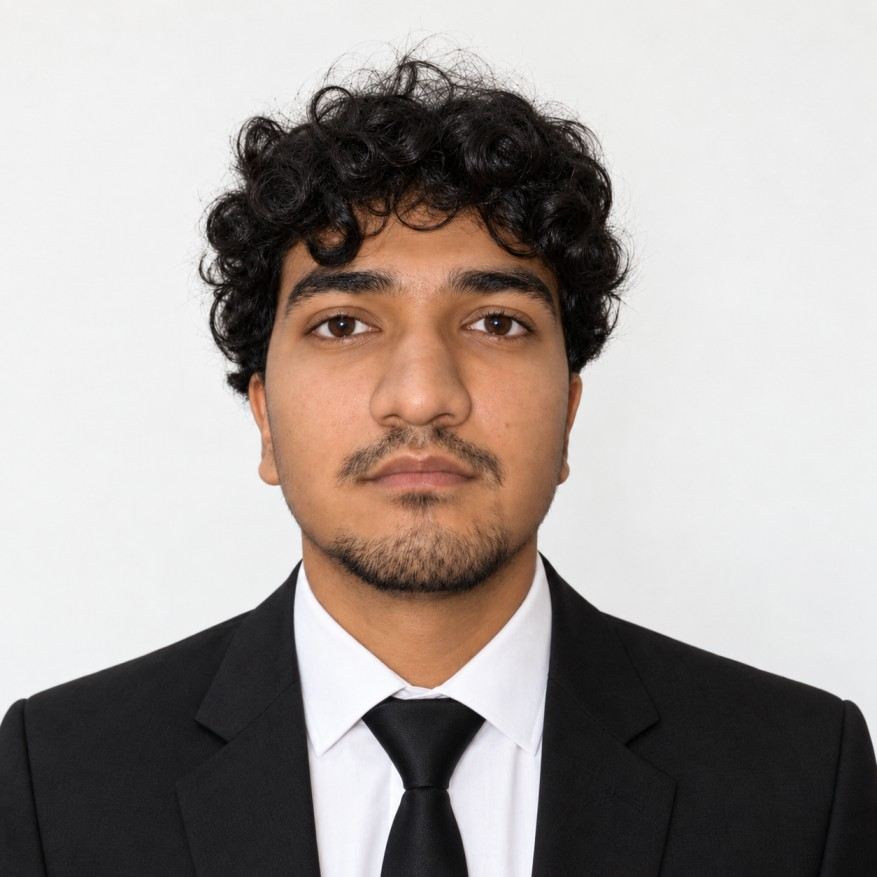
#> input picture assets/sahil.jpg, 877 x 877 px, found by its file name
$ python generate.py
#> lines starting #> are read from the running program, lines starting #| are printed output that depends on the picture; after the words box and inside, x2 and y2 are one past the last pixel; in counts of white or black regions, pixels touching at a corner belong together
#!/usr/bin/env python3
"""Generate the animated GitHub profile banners for Sahil Belchada,
faithfully matching the https://github.com/emmi-lili visual map architecture.
"""

from __future__ import annotations

import html
import math
from pathlib import Path
from collections import deque

import numpy as np
from PIL import Image, ImageDraw, ImageEnhance, ImageFilter, ImageOps
from scipy.optimize import linear_sum_assignment
from scipy.spatial.distance import cdist

ROOT = Path(r"C:\Users\Sahil Belchada\.gemini\antigravity-cli\brain\efca0422-ce71-4d42-abbd-9fd898372e2c\scratch\bsahil979")
SOURCE = Path(r"C:\Users\Sahil Belchada\Desktop\portfolio\assets\sahil.jpg")
ASSETS = ROOT / "assets"
LOGOS = ROOT / "scripts/banner/logos"
DATA = ROOT / "scripts/banner/data"

W, H = 1180, 610
LOOP_SECONDS = 14.2
INTRO_SECONDS = 3.2
TRAVELLER_COUNT = 900
SEED = 314159

ROWS = [
    ("Subject", "Sahil Belchada"),
    ("Role", "Software Engineer · Systems & AI"),
    ("Origin", "Mumbai, India"),
    ("Education", "B.Tech Computer Engineering (2027)"),
    ("Status", "Building + Learning + Shipping"),
    ("ToolChain", "VS Code · Git · Docker · Linux"),
    ("Core.Lang", "Python · Java · TypeScript · C++"),
    ("Core.Backend", "FastAPI · Spring Boot · Node.js"),
    ("Core.Streaming", "Kafka · Redis Streams · WebSockets"),
    ("Core.AI / Agents", "PyTorch · LangChain · RAG · pgvector"),
    ("Core.Database", "PostgreSQL · MongoDB · Redis"),
    ("Core.Infra", "AWS (EC2, S3) · Docker · CI/CD"),
    ("Grid.LinkedIn", "/in/sahil-belchada"),
    ("Grid.GitHub", "bsahil979"),
    ("Grid.Portfolio", "sahilbelchada.dev"),
]

THEMES = {
    "dark": {
        "bg": "#0A101F",
        "panel": "#0D1628",
        "panel2": "#101B30",
        "line": "#25344C",
        "muted": "#8291A8",
        "text": "#DDE7F5",
        "portrait": "#AA9BEF",
        "chrome": "#22D3EE",
        "accent": "#10B981",
        "shadow": "#02050B",
    },
    "light": {
        "bg": "#F6F8FA",
        "panel": "#FFFFFF",
        "panel2": "#EDF3F7",
        "line": "#CBD7E1",
        "muted": "#64748B",
        "text": "#172033",
        "portrait": "#4A3D7A",
        "chrome": "#0891B2",
        "accent": "#10B981",
        "shadow": "#AAB7C4",
    },
}


def make_logos() -> dict[str, Image.Image]:
    """Create clean 400px black-on-transparent silhouette sources."""
    LOGOS.mkdir(parents=True, exist_ok=True)
    size = 400
    logos: dict[str, Image.Image] = {}

    # 1. Distributed Systems Gear (represents high-throughput streaming & backend systems)
    gear = Image.new("RGBA", (size, size), (0, 0, 0, 0))
    d = ImageDraw.Draw(gear)
    center = np.array([200.0, 200.0])
    outer: list[tuple[float, float]] = []
    for tooth in range(12):
        base = tooth * math.tau / 12
        for offset, radius in [
            (-0.42, 150), (-0.30, 178), (0.30, 178), (0.42, 150)
        ]:
            a = base + offset * math.tau / 12
            outer.append(tuple(center + radius * np.array([math.cos(a), math.sin(a)])))
    d.polygon(outer, fill="black")
    d.ellipse((70, 70, 330, 330), fill="black")
    d.ellipse((128, 128, 272, 272), fill=(0, 0, 0, 0))
    d.ellipse((174, 174, 226, 226), fill="black")
    logos["systems"] = gear

    # 2. </> Code mark built from broad, rounded strokes
    code = Image.new("RGBA", (size, size), (0, 0, 0, 0))
    d = ImageDraw.Draw(code)
    stroke = 42
    d.line([(154, 95), (66, 200), (154, 305)], fill="black", width=stroke, joint="curve")
    d.line([(246, 95), (334, 200), (246, 305)], fill="black", width=stroke, joint="curve")
    d.line([(225, 72), (174, 328)], fill="black", width=stroke)
    logos["code"] = code

    # 3. AI Neural Network / Star Mark (representing AI agents & ML pipelines)
    ai_star = Image.new("RGBA", (size, size), (0, 0, 0, 0))
    d = ImageDraw.Draw(ai_star)
    star: list[tuple[float, float]] = []
    for i in range(16):
        a = -math.pi / 2 + i * math.pi / 8
        radius = 137 if i % 4 == 0 else (45 if i % 2 == 0 else 25)
        star.append((200 + math.cos(a) * radius, 200 + math.sin(a) * radius))
    d.polygon(star, fill="black")
    nodes = [(82, 112), (322, 106), (326, 300), (88, 316)]
    for a, b in zip(nodes, nodes[1:] + nodes[:1]):
        d.line([a, b], fill="black", width=12)
    for x, y in nodes:
        d.ellipse((x - 19, y - 19, x + 19, y + 19), fill="black")
    logos["ai"] = ai_star

    for name, image in logos.items():
        image.save(LOGOS / f"{name}.png", optimize=True)
    return logos


def floyd_steinberg(gray: np.ndarray) -> np.ndarray:
    """Serpentine 1-bit Floyd-Steinberg diffusion; True means a lit pixel."""
    work = gray.astype(np.float32) / 255.0
    out = np.zeros_like(work, dtype=bool)
    height, width = work.shape
    for y in range(height):
        left_to_right = y % 2 == 0
        xs = range(width) if left_to_right else range(width - 1, -1, -1)
        direction = 1 if left_to_right else -1
        for x in xs:
            old = work[y, x]
            new = 1.0 if old >= 0.5 else 0.0
            out[y, x] = bool(new)
            err = old - new
            nx = x + direction
            if 0 <= nx < width:
                work[y, nx] += err * 7 / 16
            if y + 1 < height:
                if 0 <= x - direction < width:
                    work[y + 1, x - direction] += err * 3 / 16
                work[y + 1, x] += err * 5 / 16
                if 0 <= nx < width:
                    work[y + 1, nx] += err * 1 / 16
    return out


def segment_subject(rgb_im: Image.Image) -> np.ndarray:
    """Flood-fill segmentation to cleanly isolate subject from off-white studio background."""
    w, h = rgb_im.size
    rgb_arr = np.asarray(rgb_im, dtype=np.float32)
    gray = np.mean(rgb_arr, axis=2)
    visited = np.zeros((h, w), dtype=bool)
    is_bg = np.zeros((h, w), dtype=bool)
    q = deque([(0, 0), (0, w - 1), (5, 0), (5, w - 1)])
    for y, x in q:
        visited[y, x] = True

    while q:
        cy, cx = q.popleft()
        if gray[cy, cx] > 200 and abs(rgb_arr[cy, cx, 0] - rgb_arr[cy, cx, 2]) < 25:
            is_bg[cy, cx] = True
            for dy, dx in [(-1, 0), (1, 0), (0, -1), (0, 1)]:
                ny, nx = cy + dy, cx + dx
                if 0 <= ny < h and 0 <= nx < w and not visited[ny, nx]:
                    visited[ny, nx] = True
                    q.append((ny, nx))
    return ~is_bg


def portrait_points(theme: str, rng: np.random.Generator) -> np.ndarray:
    """Return sampled x/y banner coordinates from a 300x340 dither grid with razor-sharp facial clarity."""
    source = Image.open(SOURCE).convert("RGB")
    w, h = source.size
    crop_w = 620
    crop_h = int(crop_w * 340 / 300)
    left = (w - crop_w) // 2
    top = 45
    crop = source.crop((left, top, left + crop_w, top + crop_h)).resize((300, 340), Image.Resampling.LANCZOS)

    subject_mask = segment_subject(crop)

    if theme == "dark":
        gray_im = ImageOps.grayscale(crop)
        gray_float = np.asarray(gray_im, dtype=np.float32) / 255.0
        # Gamma adjustment: 0.75 lifts skin midtones into bright dither dots while dark eyes, pupils, eyebrows, beard remain cleanly dark
        adjusted = np.power(gray_float, 0.75) * 255.0
        adj_im = Image.fromarray(np.uint8(np.clip(adjusted, 0, 255)), "L")

        # Unsharp mask for crisp eye, pupil, and contour definition
        sharp = adj_im.filter(ImageFilter.UnsharpMask(radius=2.8, percent=240, threshold=1))

        # Contrast punch for 1-bit definition
        prepared = ImageEnhance.Contrast(sharp).enhance(1.6)
        bits = floyd_steinberg(np.asarray(prepared))
        active = bits & subject_mask
    else:
        # Light mode: subject on white background
        white_bg = Image.new("RGB", crop.size, (255, 255, 255))
        crop_rgba = crop.convert("RGBA")
        crop_rgba.putalpha(Image.fromarray((subject_mask * 255).astype(np.uint8)))
        white_bg.paste(crop_rgba, (0, 0), crop_rgba)
        gray_light = ImageOps.grayscale(white_bg)
        gray_light = gray_light.filter(ImageFilter.UnsharpMask(radius=2.5, percent=220, threshold=1))
        prepared = ImageEnhance.Contrast(gray_light).enhance(1.4)

        bits = floyd_steinberg(np.asarray(prepared))
        active = (~bits) & subject_mask

    ys, xs = np.where(active)
    if len(xs) == 0:
        return np.zeros((0, 2), dtype=np.float32)
    # The VISUAL.MAP inner window in 1180x610 banner is offset at x=74, y=154
    points = np.column_stack((74 + xs, 154 + ys)).astype(np.float32)
    return points


def sample_logo_points(
    image: Image.Image, rng: np.random.Generator, count: int
) -> np.ndarray:
    """Sample a silhouette into the portrait frame's visual coordinate space."""
    alpha = np.asarray(image.getchannel("A"))
    ys, xs = np.where(alpha > 127)
    chosen = rng.choice(len(xs), count, replace=len(xs) < count)
    # Logo occupies a centered 270x270 square inside VISUAL.MAP.
    return np.column_stack((89 + xs[chosen] * 0.675, 188 + ys[chosen] * 0.675)).astype(
        np.float32
    )


def transport(source: np.ndarray, target: np.ndarray) -> np.ndarray:
    """Order target points by minimum-cost assignment from source points."""
    rows, cols = linear_sum_assignment(cdist(source, target, metric="sqeuclidean"))
    ordered = np.empty_like(target)
    ordered[rows] = target[cols]
    return ordered


def num(value: float) -> str:
    return f"{value:.1f}".rstrip("0").rstrip(".")


def point_path(points: np.ndarray) -> str:
    """Aggregate adjacent horizontal one-pixel dots into compact SVG path runs."""
    if not len(points):
        return ""
    integer = np.rint(points).astype(int)
    unique = sorted({(int(x), int(y)) for x, y in integer}, key=lambda p: (p[1], p[0]))
    chunks: list[str] = []
    i = 0
    while i < len(unique):
        x0, y = unique[i]
        x1 = x0
        i += 1
        while i < len(unique) and unique[i][1] == y and unique[i][0] <= x1 + 1:
            x1 = unique[i][0]
            i += 1
        chunks.append(f"M{x0} {y}h{x1 - x0 + 1}")
    return "".join(chunks)


def dotted_leader(x1: float, x2: float, y: float) -> str:
    if x2 <= x1:
        return ""
    return "".join(f"M{x} {num(y)}h1" for x in np.arange(x1, x2, 5.0))


def text_width(text: str, font_size: float) -> float:
    """Stable monospace width used both for textLength and leader placement."""
    return len(text) * font_size * 0.605


def animate_values(points: list[np.ndarray], index: int) -> str:
    return ";".join(f"{num(p[index, 0])} {num(p[index, 1])}" for p in points)


def render_svg(
    theme_name: str,
    portrait: np.ndarray,
    logo_points: dict[str, np.ndarray],
    rng: np.random.Generator,
) -> str:
    t = THEMES[theme_name]
    n = min(TRAVELLER_COUNT, len(portrait))
    source = portrait[rng.choice(len(portrait), n, replace=False)]
    systems = transport(source, logo_points["systems"][:n])
    code = transport(systems, logo_points["code"][:n])
    ai_star = transport(code, logo_points["ai"][:n])

    times = [0, 3.0, 4.3, 6.3, 7.6, 9.6, 10.9, 12.9, 14.2]
    key_times = ";".join(num(v / LOOP_SECONDS) for v in times)
    frames = [source, source, systems, systems, code, code, ai_star, ai_star, source]
    opacity_values = "0;0;1;1;1;1;1;1;0"

    parts: list[str] = [
        '<svg xmlns="http://www.w3.org/2000/svg" '
        f'width="{W}" height="{H}" viewBox="0 0 {W} {H}" role="img" '
        'aria-labelledby="title desc">',
        "<title id=\"title\">Sahil Belchada's live system profile</title>",
        '<desc id="desc">Animated terminal profile with a dithered portrait and '
        "systems, code, and AI silhouettes.</desc>",
        "<defs>",
        '<filter id="shadow" x="-20%" y="-20%" width="140%" height="150%">'
        f'<feDropShadow dx="0" dy="12" stdDeviation="16" flood-color="{t["shadow"]}" '
        'flood-opacity=".28"/></filter>',
        '<filter id="glow" x="-100%" y="-100%" width="300%" height="300%">'
        f'<feGaussianBlur stdDeviation="3" result="b"/><feFlood flood-color="{t["chrome"]}" '
        'flood-opacity=".35"/><feComposite in2="b" operator="in"/>'
        '<feMerge><feMergeNode/><feMergeNode in="SourceGraphic"/></feMerge></filter>',
        '<clipPath id="visualClip"><rect x="49" y="124" width="390" height="414" rx="3"/></clipPath>',
        "</defs>",
        f'<rect width="{W}" height="{H}" rx="18" fill="{t["bg"]}"/>',
        f'<rect x="13" y="13" width="1154" height="584" rx="13" fill="{t["panel"]}" '
        f'stroke="{t["line"]}" filter="url(#shadow)"/>',
        f'<path d="M13 62H1167" stroke="{t["line"]}"/>',
        '<circle cx="38" cy="38" r="6" fill="#FF5F57"/>',
        '<circle cx="59" cy="38" r="6" fill="#FEBC2E"/>',
        '<circle cx="80" cy="38" r="6" fill="#28C840"/>',
        f'<text x="590" y="43" text-anchor="middle" fill="{t["muted"]}" '
        'font-family="ui-monospace,SFMono-Regular,Consolas,monospace" font-size="13" '
        'letter-spacing=".4">profile.sh --live</text>',
        # Left visual frame
        f'<rect x="35" y="88" width="418" height="472" rx="6" fill="{t["panel2"]}" '
        f'stroke="{t["line"]}"/>',
        f'<path d="M35 124H453" stroke="{t["line"]}"/>',
        f'<text x="49" y="111" fill="{t["chrome"]}" '
        'font-family="ui-monospace,SFMono-Regular,Consolas,monospace" font-size="13" '
        'font-weight="700" letter-spacing="1.2">VISUAL.MAP</text>',
        f'<text x="438" y="111" text-anchor="end" fill="{t["muted"]}" '
        'font-family="ui-monospace,SFMono-Regular,Consolas,monospace" font-size="11">300×340 / 1-BIT</text>',
        f'<path d="M49 141h12M49 141v12M439 141h-12M439 141v12M49 539h12M49 539v-12'
        f'M439 539h-12M439 539v-12" fill="none" stroke="{t["chrome"]}" opacity=".55"/>',
        '<g clip-path="url(#visualClip)" shape-rendering="crispEdges">',
        '<g opacity="1">',
    ]

    # Dense portrait drift: 94 independently noisy bands moving toward Systems centroid
    systems_centroid = systems.mean(axis=0)
    band_ids = rng.integers(0, 94, size=len(portrait))
    noise = rng.normal(0, 4, size=(94, 2))
    for band in range(94):
        pts = portrait[band_ids == band]
        if not len(pts):
            continue
        centroid = pts.mean(axis=0)
        delta = (systems_centroid - centroid) * 0.18 + noise[band]
        d = point_path(pts)
        parts.append(
            f'<path d="{d}" fill="none" stroke="{t["portrait"]}" stroke-width="1" '
            'opacity=".94">'
            f'<animateTransform attributeName="transform" type="translate" begin="{INTRO_SECONDS}s" '
            f'dur="{LOOP_SECONDS}s" repeatCount="indefinite" calcMode="linear" '
            f'keyTimes="{key_times}" values="0 0;0 0;{num(delta[0])} {num(delta[1])};'
            f'{num(delta[0])} {num(delta[1])};0 0;0 0;0 0;0 0;0 0"/>'
            f'<animate attributeName="opacity" begin="{INTRO_SECONDS}s" dur="{LOOP_SECONDS}s" '
            f'repeatCount="indefinite" keyTimes="{key_times}" '
            'values=".94;.94;0;0;0;0;0;0;.94"/></path>'
        )

    # Optimal-transport travellers
    for i in range(n):
        positions = animate_values(frames, i)
        parts.append(
            f'<path d="M-.65-.65h1.3v1.3h-1.3z" fill="{t["portrait"]}">'
            f'<animateTransform attributeName="transform" type="translate" begin="{INTRO_SECONDS}s" '
            f'dur="{LOOP_SECONDS}s" repeatCount="indefinite" calcMode="linear" '
            f'keyTimes="{key_times}" values="{positions}"/>'
            f'<animate attributeName="opacity" begin="{INTRO_SECONDS}s" dur="{LOOP_SECONDS}s" '
            f'repeatCount="indefinite" calcMode="linear" keyTimes="{key_times}" '
            f'values="{opacity_values}"/></path>'
        )
    parts.append("</g>")

    # One-shot scattered intro: sixty random, interleaved point groups
    intro_ids = rng.integers(0, 60, size=len(portrait))
    order = rng.permutation(60)
    starts = np.empty(60)
    starts[order] = np.linspace(0.05, 1.2, 60)
    for group in range(60):
        pts = portrait[intro_ids == group]
        if not len(pts):
            continue
        parts.append(
            f'<path d="{point_path(pts)}" fill="none" stroke="{t["portrait"]}" '
            'stroke-width="1" opacity="0">'
            f'<animate attributeName="opacity" begin="{num(starts[group])}s" dur=".8s" '
            'values="0;1" fill="freeze"/>'
            '<animate attributeName="opacity" begin="3.08s" dur=".12s" values="1;0" fill="freeze"/>'
            "</path>"
        )
    parts.extend(
        [
            "</g>",
            # Small frame telemetry
            f'<text x="58" y="551" fill="{t["muted"]}" '
            'font-family="ui-monospace,SFMono-Regular,Consolas,monospace" font-size="10">'
            f'PTS {len(portrait):05d} · FS/SERPENTINE</text>',
            # Right information panel
            f'<rect x="474" y="88" width="672" height="472" rx="6" fill="{t["panel2"]}" '
            f'stroke="{t["line"]}"/>',
            f'<path d="M474 124H1146" stroke="{t["line"]}"/>',
            f'<text x="490" y="111" fill="{t["chrome"]}" '
            'font-family="ui-monospace,SFMono-Regular,Consolas,monospace" font-size="13" '
            'font-weight="700" letter-spacing="1.2">SYSTEM.INFO</text>',
            # LIVE badge and handle pill
            '<g filter="url(#glow)"><circle cx="915" cy="106" r="4" fill="#FF4D5A">'
            '<animate attributeName="opacity" values="1;.3;1" dur="1.6s" repeatCount="indefinite"/>'
            '</circle></g>',
            '<text x="927" y="111" fill="#FF4D5A" '
            'font-family="ui-monospace,SFMono-Regular,Consolas,monospace" font-size="12" '
            'font-weight="700">LIVE</text>',
            f'<rect x="982" y="94" width="146" height="24" rx="12" fill="{t["chrome"]}" opacity=".16" '
            f'stroke="{t["chrome"]}"/>',
            f'<text x="1055" y="111" text-anchor="middle" fill="{t["chrome"]}" '
            'font-family="ui-monospace,SFMono-Regular,Consolas,monospace" font-size="14" '
            'font-weight="700">@bsahil979</text>',
        ]
    )

    value_right = 1127.0
    row_y = 153.0
    for label, value in ROWS:
        value_len = text_width(value, 14)
        label_len = text_width(label, 14)
        leader_start = 491 + label_len + 12
        leader_end = value_right - value_len - 12
        parts.extend(
            [
                f'<text x="491" y="{num(row_y)}" fill="{t["muted"]}" '
                'font-family="ui-monospace,SFMono-Regular,Consolas,monospace" font-size="14">'
                f"{html.escape(label)}</text>",
                f'<path d="{dotted_leader(leader_start, leader_end, row_y - 4)}" '
                f'fill="none" stroke="{t["line"]}" stroke-width="1" shape-rendering="crispEdges"/>',
                f'<text x="{num(value_right)}" y="{num(row_y)}" text-anchor="end" '
                f'fill="{t["text"]}" font-family="ui-monospace,SFMono-Regular,Consolas,monospace" '
                f'font-size="14" textLength="{num(value_len)}" lengthAdjust="spacingAndGlyphs">'
                f"{html.escape(value)}</text>",
            ]
        )
        row_y += 23

    parts.extend(
        [
            f'<path d="M490 530H1130" stroke="{t["line"]}"/>',
            f'<text x="491" y="548" fill="{t["accent"]}" '
            'font-family="ui-monospace,SFMono-Regular,Consolas,monospace" font-size="11">'
            "● ALL SYSTEMS NOMINAL</text>",
            f'<text x="1128" y="548" text-anchor="end" fill="{t["muted"]}" '
            'font-family="ui-monospace,SFMono-Regular,Consolas,monospace" font-size="11">'
            "UTC+5:30 · MUMBAI NODE</text>",
            "</svg>",
        ]
    )
    return "".join(parts)


def main() -> None:
    if not SOURCE.exists():
        raise SystemExit(f"Missing source portrait: {SOURCE}")
    ASSETS.mkdir(parents=True, exist_ok=True)
    DATA.mkdir(parents=True, exist_ok=True)
    logos = make_logos()
#> the loop in make_logos, `for name, image in logos.items():` made 3 passes
#> name on passes 1 to 3: 'systems', 'code', 'ai'
#> pass 1, in make_logos, `image.save(LOGOS / f"{name}.png", optimize=True)`:
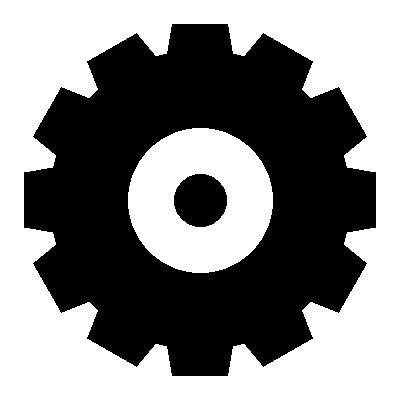
#> saved as systems.png: PIL image 400x400 RGBA; mean R, G, B, A 0, 0, 0, 122; transparent parts drawn white
#> logos = 3 items

    portraits: dict[str, np.ndarray] = {}
    for index, theme in enumerate(THEMES):
        rng = np.random.default_rng(SEED + index)
        points = portrait_points(theme, rng)
#> in portrait_points, source is the input picture: PIL image 877x877 RGB; mean R, G, B 166, 158.1, 154.1
#> after the loop in segment_subject, `for y, x in q:`:
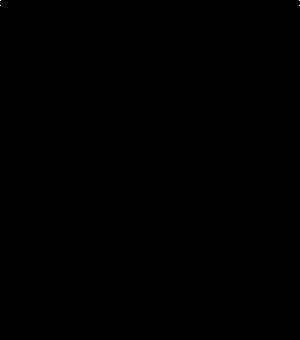
#> visited: shape (340, 300) bool; 0% white in thin lines or dots, all inside (x1, y1, x2, y2) = (0, 0, 300, 6)
#> after the loop in segment_subject, `while q:`:
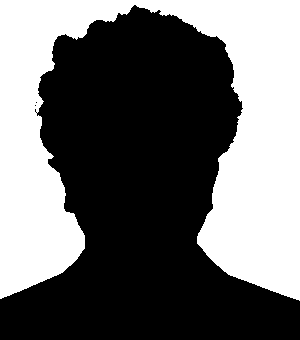
#> visited: shape (340, 300) bool; 41.8% white; 1 white region, box (x1, y1, x2, y2) and area: (0, 0, 300, 301) 42672
#> in portrait_points, `sharp = adj_im.filter(ImageFilter.UnsharpMask(radius=2.8, percent=240,..`:
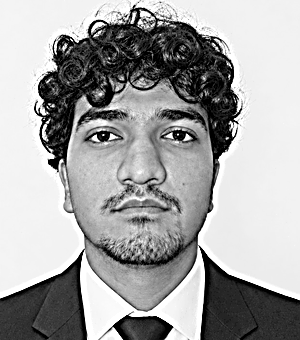
#> sharp: PIL image 300x340 L; min 0, max 255, mean 164.3
#> after the loop in floyd_steinberg, `for y in range(height):`:
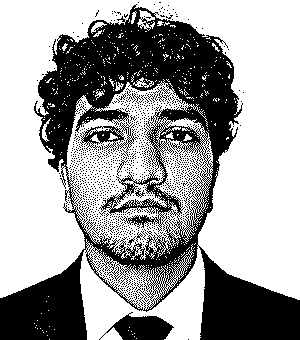
#> out: shape (340, 300) bool; 63% white; 1145 black regions (1136 under 20 px), largest, box (x1, y1, x2, y2) and area: (0, 4, 300, 340) 34027, (99, 312, 174, 340) 1186, (80, 122, 138, 157) 644
#> after the loop in floyd_steinberg, `for y in range(height):`:
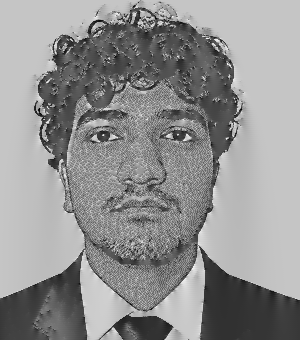
#> work: shape (340, 300) float32; min -0.396, max 1.41, mean 0.634; drawn with min black and max white
#> in portrait_points, `active = bits & subject_mask`:
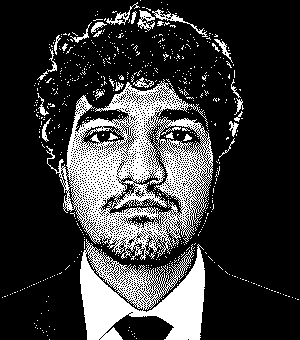
#> active: shape (340, 300) bool; 22.1% white; 627 white regions (597 under 20 px), largest, box (x1, y1, x2, y2) and area: (46, 79, 213, 260) 12682, (80, 239, 205, 340) 6918, (152, 9, 208, 37) 216
#> in portrait_points, `points = np.column_stack((74 + xs, 154 + ys)).astype(np.float32)`: points = 22586 pairs, first value 76 to 372, second value 154 to 493
        portraits[theme] = points
        np.save(DATA / f"portrait-{theme}.npy", points)

    for index, theme in enumerate(THEMES):
        rng = np.random.default_rng(SEED + 100 + index)
        sampled = {
            name: sample_logo_points(image, rng, TRAVELLER_COUNT)
            for name, image in logos.items()
        }
        for name, points in sampled.items():
            np.save(DATA / f"{name}-{theme}.npy", points)
        svg = render_svg(theme, portraits[theme], sampled, rng)

        # Save versioned and standard names for GitHub compatibility
        output = ASSETS / f"banner-{theme}.svg"
        output.write_text(svg, encoding="utf-8")
        (ASSETS / f"banner-{theme}.v9.svg").write_text(svg, encoding="utf-8")
        (ASSETS / f"banner-{theme}.v10.svg").write_text(svg, encoding="utf-8")

        byte_size = output.stat().st_size
        print(
            f"{output.name}: {byte_size:,} bytes "
            f"({byte_size / 1024:.1f} KiB), {len(portraits[theme]):,} portrait dots, "
            f"{TRAVELLER_COUNT} travellers"
        )
#> this loop made 1 pass
#> (n in render_svg, frames in render_svg, systems_centroid in render_svg) on pass 1: (900, 9 point arrays, longest 900 points, [222.3, 322.6])


if __name__ == "__main__":
#> (the run stopped early here; a loop or call above may not have finished)
